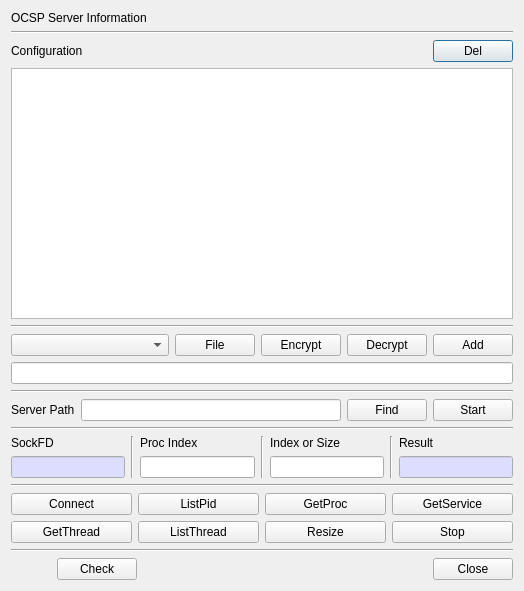
<?xml version="1.0" encoding="UTF-8"?>
<ui version="4.0">
 <class>PKISrvDlg</class>
 <widget class="QDialog" name="PKISrvDlg">
  <property name="geometry">
   <rect>
    <x>0</x>
    <y>0</y>
    <width>524</width>
    <height>591</height>
   </rect>
  </property>
  <property name="windowTitle">
   <string>PKI Server Manager</string>
  </property>
  <layout class="QVBoxLayout" name="verticalLayout">
   <item>
    <widget class="QLabel" name="mTitleLabel">
     <property name="text">
      <string>OCSP Server Information</string>
     </property>
    </widget>
   </item>
   <item>
    <widget class="Line" name="line">
     <property name="orientation">
      <enum>Qt::Horizontal</enum>
     </property>
    </widget>
   </item>
   <item>
    <layout class="QGridLayout" name="gridLayout">
     <item row="0" column="2">
      <widget class="QPushButton" name="mDelBtn">
       <property name="text">
        <string>Del</string>
       </property>
      </widget>
     </item>
     <item row="0" column="0">
      <widget class="QLabel" name="label_2">
       <property name="text">
        <string>Configuration</string>
       </property>
      </widget>
     </item>
     <item row="0" column="1">
      <spacer name="horizontalSpacer_3">
       <property name="orientation">
        <enum>Qt::Horizontal</enum>
       </property>
       <property name="sizeHint" stdset="0">
        <size>
         <width>40</width>
         <height>20</height>
        </size>
       </property>
      </spacer>
     </item>
    </layout>
   </item>
   <item>
    <widget class="QTableWidget" name="mConfigTable">
     <property name="minimumSize">
      <size>
       <width>500</width>
       <height>100</height>
      </size>
     </property>
     <property name="contextMenuPolicy">
      <enum>Qt::CustomContextMenu</enum>
     </property>
    </widget>
   </item>
   <item>
    <widget class="Line" name="line_9">
     <property name="orientation">
      <enum>Qt::Horizontal</enum>
     </property>
    </widget>
   </item>
   <item>
    <layout class="QGridLayout" name="gridLayout_2">
     <property name="topMargin">
      <number>0</number>
     </property>
     <item row="0" column="2">
      <widget class="QPushButton" name="mEncBtn">
       <property name="text">
        <string>Encrypt</string>
       </property>
      </widget>
     </item>
     <item row="0" column="3">
      <widget class="QPushButton" name="mDecBtn">
       <property name="text">
        <string>Decrypt</string>
       </property>
      </widget>
     </item>
     <item row="0" column="0">
      <widget class="QComboBox" name="mNameCombo">
       <property name="sizePolicy">
        <sizepolicy hsizetype="Expanding" vsizetype="Fixed">
         <horstretch>0</horstretch>
         <verstretch>0</verstretch>
        </sizepolicy>
       </property>
      </widget>
     </item>
     <item row="0" column="4">
      <widget class="QPushButton" name="mAddBtn">
       <property name="text">
        <string>Add</string>
       </property>
      </widget>
     </item>
     <item row="0" column="1">
      <widget class="QPushButton" name="mFileFindBtn">
       <property name="text">
        <string>File</string>
       </property>
      </widget>
     </item>
    </layout>
   </item>
   <item>
    <widget class="QLineEdit" name="mValueText"/>
   </item>
   <item>
    <widget class="Line" name="line_3">
     <property name="orientation">
      <enum>Qt::Horizontal</enum>
     </property>
    </widget>
   </item>
   <item>
    <layout class="QGridLayout" name="gridLayout_4">
     <property name="topMargin">
      <number>0</number>
     </property>
     <item row="0" column="2">
      <widget class="QPushButton" name="mFindBtn">
       <property name="text">
        <string>Find</string>
       </property>
      </widget>
     </item>
     <item row="0" column="0">
      <widget class="QLabel" name="label_3">
       <property name="text">
        <string>Server Path</string>
       </property>
      </widget>
     </item>
     <item row="0" column="1">
      <widget class="QLineEdit" name="mServerPathText"/>
     </item>
     <item row="0" column="3">
      <widget class="QPushButton" name="mStartBtn">
       <property name="text">
        <string>Start</string>
       </property>
      </widget>
     </item>
    </layout>
   </item>
   <item>
    <widget class="Line" name="line_4">
     <property name="orientation">
      <enum>Qt::Horizontal</enum>
     </property>
    </widget>
   </item>
   <item>
    <layout class="QGridLayout" name="gridLayout_5">
     <property name="topMargin">
      <number>0</number>
     </property>
     <item row="0" column="6">
      <widget class="QLabel" name="label_7">
       <property name="text">
        <string>Result</string>
       </property>
      </widget>
     </item>
     <item row="0" column="4">
      <widget class="QLabel" name="label_6">
       <property name="text">
        <string>Index or Size</string>
       </property>
      </widget>
     </item>
     <item row="1" column="0">
      <widget class="QLineEdit" name="mSockText">
       <property name="palette">
        <palette>
         <active>
          <colorrole role="Base">
           <brush brushstyle="SolidPattern">
            <color alpha="255">
             <red>221</red>
             <green>221</green>
             <blue>255</blue>
            </color>
           </brush>
          </colorrole>
         </active>
         <inactive>
          <colorrole role="Base">
           <brush brushstyle="SolidPattern">
            <color alpha="255">
             <red>221</red>
             <green>221</green>
             <blue>255</blue>
            </color>
           </brush>
          </colorrole>
         </inactive>
         <disabled/>
        </palette>
       </property>
       <property name="readOnly">
        <bool>true</bool>
       </property>
      </widget>
     </item>
     <item row="1" column="4">
      <widget class="QLineEdit" name="mIndexText"/>
     </item>
     <item row="0" column="0">
      <widget class="QLabel" name="label_4">
       <property name="text">
        <string>SockFD</string>
       </property>
      </widget>
     </item>
     <item row="1" column="6">
      <widget class="QLineEdit" name="mResText">
       <property name="palette">
        <palette>
         <active>
          <colorrole role="Base">
           <brush brushstyle="SolidPattern">
            <color alpha="255">
             <red>221</red>
             <green>221</green>
             <blue>255</blue>
            </color>
           </brush>
          </colorrole>
         </active>
         <inactive>
          <colorrole role="Base">
           <brush brushstyle="SolidPattern">
            <color alpha="255">
             <red>221</red>
             <green>221</green>
             <blue>255</blue>
            </color>
           </brush>
          </colorrole>
         </inactive>
         <disabled/>
        </palette>
       </property>
       <property name="readOnly">
        <bool>true</bool>
       </property>
      </widget>
     </item>
     <item row="1" column="2">
      <widget class="QLineEdit" name="mProcText"/>
     </item>
     <item row="0" column="2">
      <widget class="QLabel" name="label_5">
       <property name="text">
        <string>Proc Index</string>
       </property>
      </widget>
     </item>
     <item row="0" column="1" rowspan="2">
      <widget class="Line" name="line_5">
       <property name="orientation">
        <enum>Qt::Vertical</enum>
       </property>
      </widget>
     </item>
     <item row="0" column="3" rowspan="2">
      <widget class="Line" name="line_6">
       <property name="orientation">
        <enum>Qt::Vertical</enum>
       </property>
      </widget>
     </item>
     <item row="0" column="5" rowspan="2">
      <widget class="Line" name="line_7">
       <property name="orientation">
        <enum>Qt::Vertical</enum>
       </property>
      </widget>
     </item>
    </layout>
   </item>
   <item>
    <widget class="Line" name="line_8">
     <property name="orientation">
      <enum>Qt::Horizontal</enum>
     </property>
    </widget>
   </item>
   <item>
    <layout class="QGridLayout" name="gridLayout_6">
     <property name="topMargin">
      <number>0</number>
     </property>
     <item row="0" column="2">
      <widget class="QPushButton" name="mGetProcBtn">
       <property name="text">
        <string>GetProc</string>
       </property>
      </widget>
     </item>
     <item row="1" column="0">
      <widget class="QPushButton" name="mGetThreadBtn">
       <property name="text">
        <string>GetThread</string>
       </property>
      </widget>
     </item>
     <item row="1" column="2">
      <widget class="QPushButton" name="mResizeBtn">
       <property name="text">
        <string>Resize</string>
       </property>
      </widget>
     </item>
     <item row="0" column="0">
      <widget class="QPushButton" name="mConnectBtn">
       <property name="text">
        <string>Connect</string>
       </property>
      </widget>
     </item>
     <item row="1" column="3">
      <widget class="QPushButton" name="mStopBtn">
       <property name="text">
        <string>Stop</string>
       </property>
      </widget>
     </item>
     <item row="0" column="3">
      <widget class="QPushButton" name="mGetServiceBtn">
       <property name="text">
        <string>GetService</string>
       </property>
      </widget>
     </item>
     <item row="0" column="1">
      <widget class="QPushButton" name="mListPidBtn">
       <property name="text">
        <string>ListPid</string>
       </property>
      </widget>
     </item>
     <item row="1" column="1">
      <widget class="QPushButton" name="mListThreadBtn">
       <property name="text">
        <string>ListThread</string>
       </property>
      </widget>
     </item>
    </layout>
   </item>
   <item>
    <widget class="Line" name="line_2">
     <property name="orientation">
      <enum>Qt::Horizontal</enum>
     </property>
    </widget>
   </item>
   <item>
    <layout class="QGridLayout" name="gridLayout_3">
     <property name="topMargin">
      <number>0</number>
     </property>
     <item row="0" column="4">
      <widget class="QPushButton" name="mCloseBtn">
       <property name="text">
        <string>Close</string>
       </property>
      </widget>
     </item>
     <item row="0" column="2">
      <spacer name="horizontalSpacer">
       <property name="orientation">
        <enum>Qt::Horizontal</enum>
       </property>
       <property name="sizeHint" stdset="0">
        <size>
         <width>40</width>
         <height>20</height>
        </size>
       </property>
      </spacer>
     </item>
     <item row="0" column="1">
      <widget class="QPushButton" name="mCheckBtn">
       <property name="text">
        <string>Check</string>
       </property>
      </widget>
     </item>
     <item row="0" column="0">
      <widget class="QPushButton" name="mOnBtn">
       <property name="text">
        <string/>
       </property>
       <property name="icon">
        <iconset resource="certman.qrc">
         <normaloff>:/images/on.png</normaloff>:/images/on.png</iconset>
       </property>
       <property name="flat">
        <bool>true</bool>
       </property>
      </widget>
     </item>
    </layout>
   </item>
  </layout>
 </widget>
 <tabstops>
  <tabstop>mDelBtn</tabstop>
  <tabstop>mConfigTable</tabstop>
  <tabstop>mNameCombo</tabstop>
  <tabstop>mFileFindBtn</tabstop>
  <tabstop>mEncBtn</tabstop>
  <tabstop>mDecBtn</tabstop>
  <tabstop>mAddBtn</tabstop>
  <tabstop>mValueText</tabstop>
  <tabstop>mServerPathText</tabstop>
  <tabstop>mFindBtn</tabstop>
  <tabstop>mStartBtn</tabstop>
  <tabstop>mSockText</tabstop>
  <tabstop>mProcText</tabstop>
  <tabstop>mIndexText</tabstop>
  <tabstop>mResText</tabstop>
  <tabstop>mConnectBtn</tabstop>
  <tabstop>mListPidBtn</tabstop>
  <tabstop>mGetProcBtn</tabstop>
  <tabstop>mGetServiceBtn</tabstop>
  <tabstop>mGetThreadBtn</tabstop>
  <tabstop>mListThreadBtn</tabstop>
  <tabstop>mResizeBtn</tabstop>
  <tabstop>mStopBtn</tabstop>
  <tabstop>mOnBtn</tabstop>
  <tabstop>mCheckBtn</tabstop>
  <tabstop>mCloseBtn</tabstop>
 </tabstops>
 <resources>
  <include location="certman.qrc"/>
 </resources>
 <connections/>
</ui>
